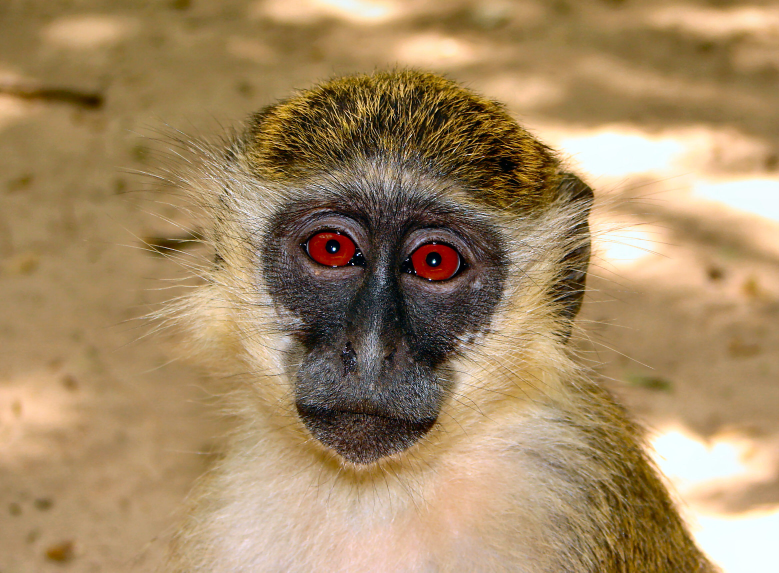
#> input picture ArtificialIntelligence/ComputerVision/ImageProcessing/ImgResources/monkey1.jpeg, 2337 x 1718 px (shown at 1/3 size)
$ jupyter execute --allow-errors Histograms.ipynb   (shell and % lines are left out)
#> lines starting #> are read from the running program, lines starting #| are printed output that depends on the picture
# Histograms

- Visual representation of the distribution of continuous features.
- Display general trend of the frequency ( kernel density estimation plot)
- Images :
    - Display the frequency  of values of colors.
    - Each of the RGB channel has values(0-255)
    - Plot 3 histograms on top of each-other to see the channel composition.

[cell 1]
import cv2 as cv
import numpy as np
import matplotlib.pyplot as plt

monkey_img = cv.imread('./ImgResources/monkey1.jpeg')
#> monkey_img is the input picture: shape (1718, 2337, 3); mean B, G, R 100.3, 138, 165
show_img = cv.cvtColor(monkey_img, cv.COLOR_BGR2RGB)

def display_img(img):
    fig = plt.figure(figsize=(10,8))
    ax = fig.add_subplot(111)
    ax.imshow(img, cmap='gray')

print('Shape: \n',show_img.shape)
#| Shape:
#|  (1718, 2337, 3)
display_img(show_img)

## Histogram on Masked Portion of the image

- Selecting ROI(Region of Interest) and calculate the histogram of masked section.

#> (a cell that did not finish here is left out)

#> (a cell that did not finish here is left out)

#> (a cell that did not finish here is left out)

[cell 5]
# Hisogram RGB

img = monkey_img

#> (the rest of this cell did not finish here and is left out)

## Histogram Equalization

- Method of contrast adjustment based on the images's histogram.
- Increase and Decrease Contra

[cell 6]
monkey_img = cv.imread('./ImgResources/monkey.jpeg')
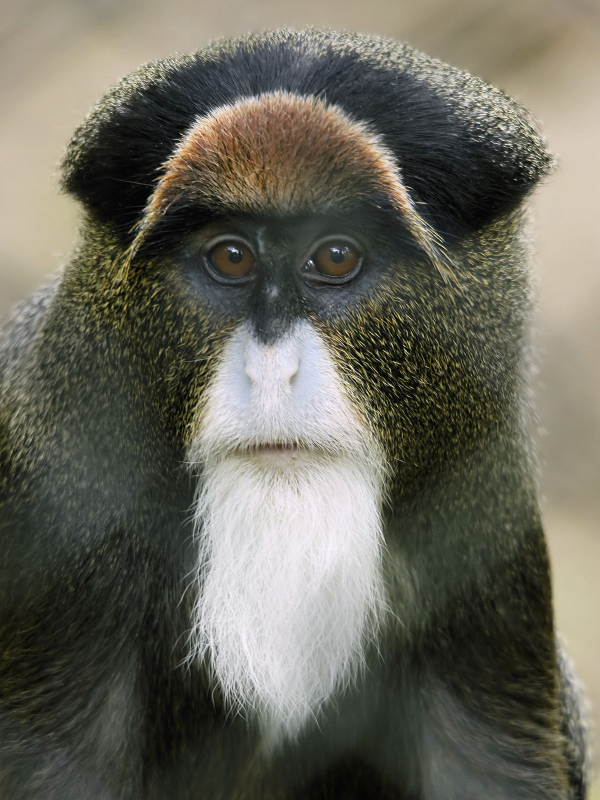
#> input picture ArtificialIntelligence/ComputerVision/ImageProcessing/ImgResources/monkey.jpeg, 1200 x 1600 px (shown at 1/2 size)
#> monkey_img is the input picture: shape (1600, 1200, 3); mean B, G, R 91.4, 103, 104.5
rgb_img = cv.cvtColor(monkey_img, cv.COLOR_BGR2RGB)

print('Shape: \n',rgb_img.shape)
#| Shape:
#|  (1600, 1200, 3)
display_img(rgb_img)

[cell 7]
img = monkey_img

#> (the rest of this cell did not finish here and is left out)

[cell 8]
hsv = cv.cvtColor(img, cv.COLOR_BGR2HSV)
#> hsv: shape (1600, 1200, 3); mean H, S, V 45.4, 48.7, 107
hsv[:,:,2] = cv.equalizeHist(hsv[:,:,2]) # HSV = 012 # Isolating value channel
#> hsv: shape (1600, 1200, 3); mean H, S, V 45.4, 48.7, 128.2

eq_rgb_monkey = cv.cvtColor(hsv,cv.COLOR_HSV2RGB)
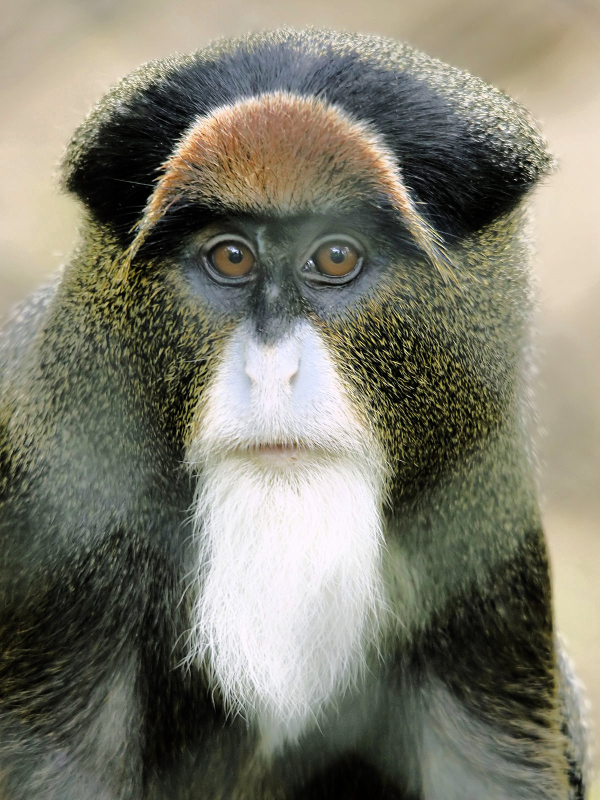
#> eq_rgb_monkey: shape (1600, 1200, 3) (shown at 1/2 size); mean R, G, B 124.5, 123.3, 108.8
display_img(eq_rgb_monkey)

[cell 9]
hist_values = cv.calcHist([eq_rgb_monkey],[0], None, [256],[0,256])
#> hist_values = 256 values, max 15523 at index 239, min 930 at index 175, mean 7500
plt.plot(hist_values)
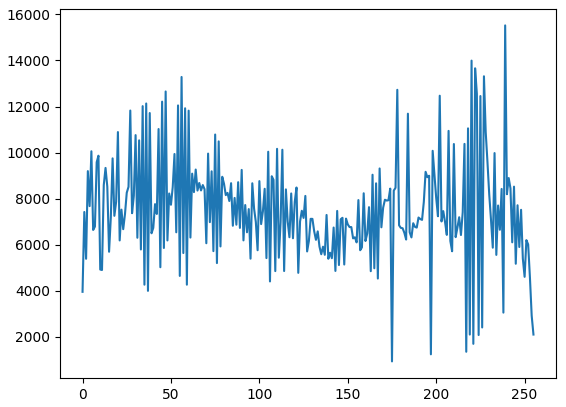
#> figure drawn by matplotlib, 1 panel; curve peaks at x = 239, y = 15523

[cell 10]
src = cv.cvtColor(monkey_img, cv.COLOR_BGR2GRAY)
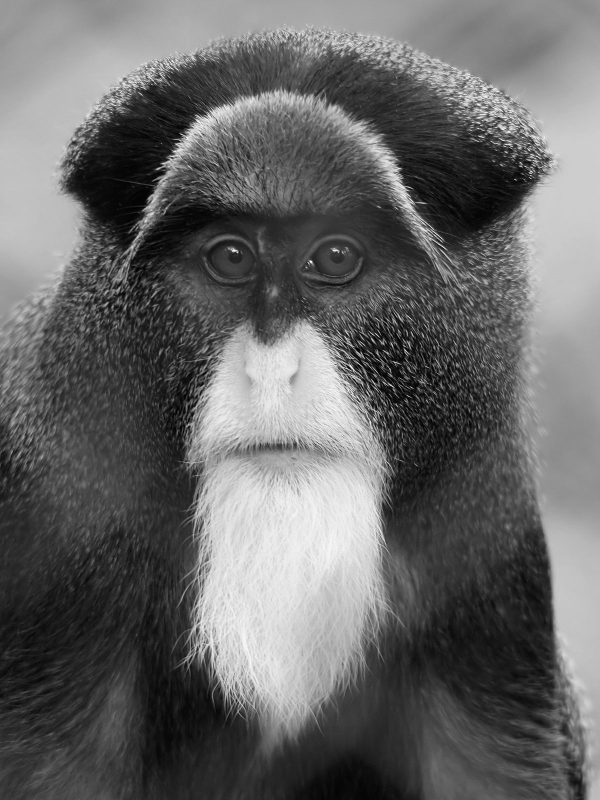
#> src: shape (1600, 1200) (shown at 1/2 size); min 0, max 255, mean 102.2
eq_monkey = cv.equalizeHist(src)
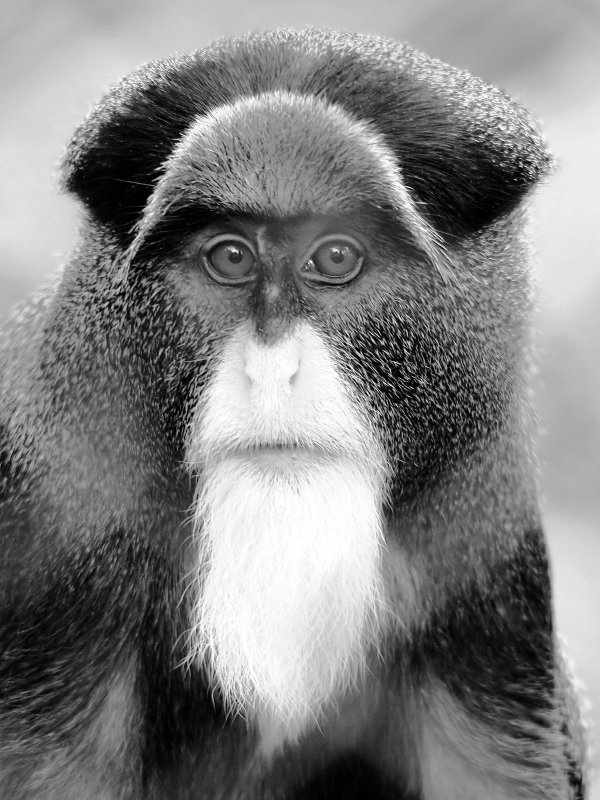
#> eq_monkey: shape (1600, 1200) (shown at 1/2 size); min 0, max 255, mean 128.2

display_img(eq_monkey)

[cell 11]
hist_values = cv.calcHist([eq_monkey],[0], None, [256],[0,256])
#> hist_values = 256 values, max 18350 at index 52, min 0 at index 15, mean 7500
plt.plot(hist_values)
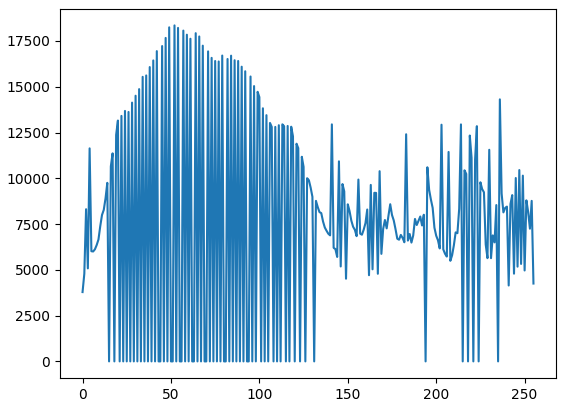
#> figure drawn by matplotlib, 1 panel; curve peaks at x = 52, y = 18350
